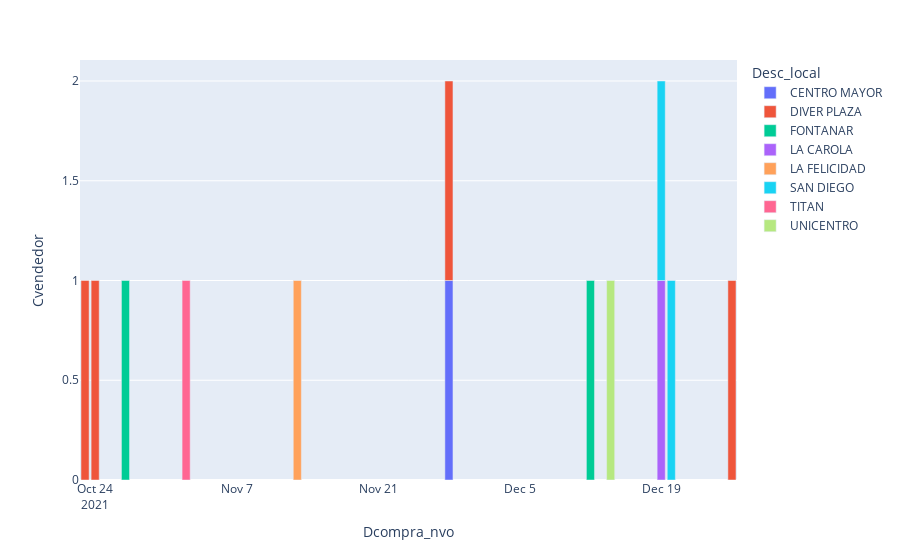

This figure's notebook cell:
### Code cell
nc_r= sa.df_nc.loc[sa.df_nc.Nrutcomprador == "2" ] 
ced_1 = nc_r.groupby(["Desc_local","Dcompra_nvo"])["Cvendedor"].nunique().sort_values(ascending=False).reset_index()
graf_ced_2 = px.bar(ced_1, x="Dcompra_nvo", y="Cvendedor", color="Desc_local" )
graf_ced_2.show()

### Figure 1 — Plotly figure (JSON) as saved in the notebook; plotly's stock layout.template omitted (floating-point values rounded to 4 significant figures)
{"data": [{"alignmentgroup": "True", "hovertemplate": "Desc_local=CENTRO MAYOR<br>Dcompra_nvo=%{x}<br>Cvendedor=%{y}<extra></extra>", "legendgroup": "CENTRO MAYOR", "marker": {"color": "#636efa", "pattern": {"shape": ""}}, "name": "CENTRO MAYOR", "offsetgroup": "CENTRO MAYOR", "orientation": "v", "showlegend": true, "textposition": "auto", "type": "bar", "x": ["2021-11-28T00:00:00"], "xaxis": "x", "y": [1], "yaxis": "y"}, {"alignmentgroup": "True", "hovertemplate": "Desc_local=DIVER PLAZA<br>Dcompra_nvo=%{x}<br>Cvendedor=%{y}<extra></extra>", "legendgroup": "DIVER PLAZA", "marker": {"color": "#EF553B", "pattern": {"shape": ""}}, "name": "DIVER PLAZA", "offsetgroup": "DIVER PLAZA", "orientation": "v", "showlegend": true, "textposition": "auto", "type": "bar", "x": ["2021-10-23T00:00:00", "2021-10-24T00:00:00", "2021-11-28T00:00:00", "2021-12-26T00:00:00"], "xaxis": "x", "y": [1, 1, 1, 1], "yaxis": "y"}, {"alignmentgroup": "True", "hovertemplate": "Desc_local=FONTANAR<br>Dcompra_nvo=%{x}<br>Cvendedor=%{y}<extra></extra>", "legendgroup": "FONTANAR", "marker": {"color": "#00cc96", "pattern": {"shape": ""}}, "name": "FONTANAR", "offsetgroup": "FONTANAR", "orientation": "v", "showlegend": true, "textposition": "auto", "type": "bar", "x": ["2021-10-27T00:00:00", "2021-12-12T00:00:00"], "xaxis": "x", "y": [1, 1], "yaxis": "y"}, {"alignmentgroup": "True", "hovertemplate": "Desc_local=LA CAROLA<br>Dcompra_nvo=%{x}<br>Cvendedor=%{y}<extra></extra>", "legendgroup": "LA CAROLA", "marker": {"color": "#ab63fa", "pattern": {"shape": ""}}, "name": "LA CAROLA", "offsetgroup": "LA CAROLA", "orientation": "v", "showlegend": true, "textposition": "auto", "type": "bar", "x": ["2021-12-19T00:00:00"], "xaxis": "x", "y": [1], "yaxis": "y"}, {"alignmentgroup": "True", "hovertemplate": "Desc_local=LA FELICIDAD<br>Dcompra_nvo=%{x}<br>Cvendedor=%{y}<extra></extra>", "legendgroup": "LA FELICIDAD", "marker": {"color": "#FFA15A", "pattern": {"shape": ""}}, "name": "LA FELICIDAD", "offsetgroup": "LA FELICIDAD", "orientation": "v", "showlegend": true, "textposition": "auto", "type": "bar", "x": ["2021-11-13T00:00:00"], "xaxis": "x", "y": [1], "yaxis": "y"}, {"alignmentgroup": "True", "hovertemplate": "Desc_local=SAN DIEGO<br>Dcompra_nvo=%{x}<br>Cvendedor=%{y}<extra></extra>", "legendgroup": "SAN DIEGO", "marker": {"color": "#19d3f3", "pattern": {"shape": ""}}, "name": "SAN DIEGO", "offsetgroup": "SAN DIEGO", "orientation": "v", "showlegend": true, "textposition": "auto", "type": "bar", "x": ["2021-12-19T00:00:00", "2021-12-20T00:00:00"], "xaxis": "x", "y": [1, 1], "yaxis": "y"}, {"alignmentgroup": "True", "hovertemplate": "Desc_local=TITAN<br>Dcompra_nvo=%{x}<br>Cvendedor=%{y}<extra></extra>", "legendgroup": "TITAN", "marker": {"color": "#FF6692", "pattern": {"shape": ""}}, "name": "TITAN", "offsetgroup": "TITAN", "orientation": "v", "showlegend": true, "textposition": "auto", "type": "bar", "x": ["2021-11-02T00:00:00"], "xaxis": "x", "y": [1], "yaxis": "y"}, {"alignmentgroup": "True", "hovertemplate": "Desc_local=UNICENTRO<br>Dcompra_nvo=%{x}<br>Cvendedor=%{y}<extra></extra>", "legendgroup": "UNICENTRO", "marker": {"color": "#B6E880", "pattern": {"shape": ""}}, "name": "UNICENTRO", "offsetgroup": "UNICENTRO", "orientation": "v", "showlegend": true, "textposition": "auto", "type": "bar", "x": ["2021-12-14T00:00:00"], "xaxis": "x", "y": [1], "yaxis": "y"}], "layout": {"barmode": "relative", "legend": {"title": {"text": "Desc_local"}, "tracegroupgap": 0}, "margin": {"t": 60}, "xaxis": {"anchor": "y", "domain": [0, 1], "title": {"text": "Dcompra_nvo"}}, "yaxis": {"anchor": "x", "domain": [0, 1], "title": {"text": "Cvendedor"}}}}
